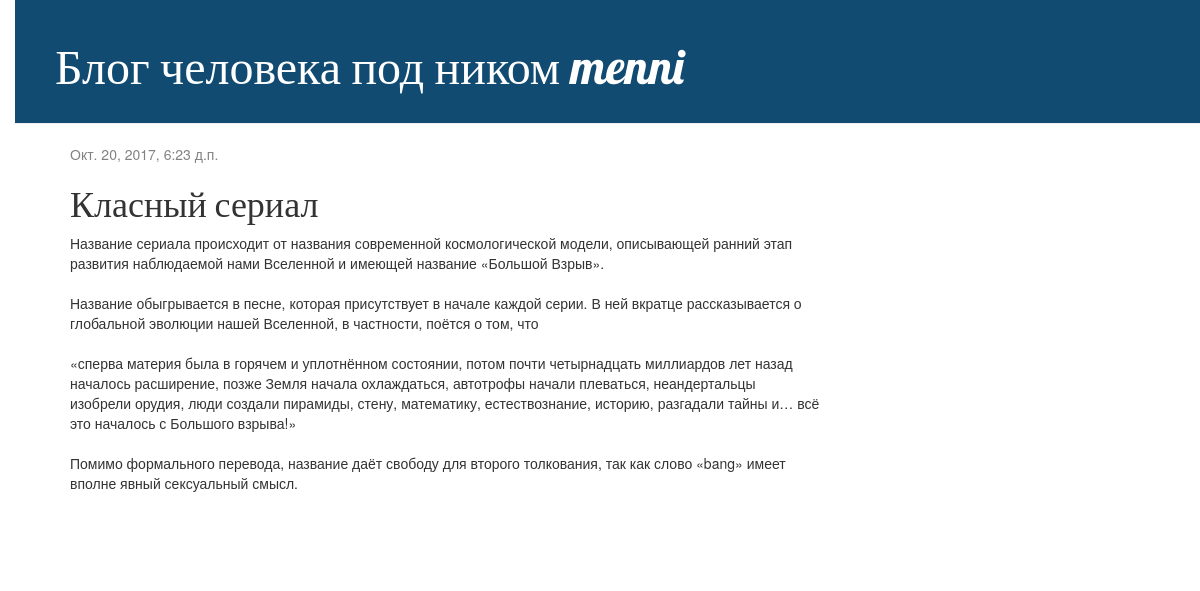
Screenshot of /post/7/ with the database file from the repository.
### blog/models.py (models this page shows, shortened)
class Post(models.Model):
    author = models.ForeignKey('auth.User')
    title = models.CharField(max_length=200)
    text = models.TextField()
    created_date = models.DateTimeField(
            default=timezone.now)
    published_date = models.DateTimeField(
            blank=True, null=True)

### blog/views.py (the view)
# urls.py: url(r'^post/(?P<pk>\d+)/$', views.post_detail, name='post_detail'),
def post_detail(request, pk):
    post = get_object_or_404(Post, pk=pk)
    return render(request, 'blog/post_detail.html', {'post': post})

### blog/templates/blog/post_detail.html (shortened to what this page needs)
{% extends 'blog/base.html' %}
{% block content %}
    <div class="post">
        {% if post.published_date %}
            <div class="date">
                {{ post.published_date }}
            </div>
        {% endif %}
        <h1>{{ post.title }}</h1>
        <p>{{ post.text|linebreaksbr }}</p>
    </div>
{% endblock %}

### blog/static/blog.css (style rules this page uses)
body { padding-left: 15px; }
h1, h2, h3, h4 { font-family: 'Lobster', cursive; }
.date { color: #828282; }
.post { margin-bottom: 70px; }

### rows the page displays
Post: published_date "Окт. 20, 2017, 6:23 д.п.", title "Класный сериал", text "Название сериала происходит от названия современной космологической модели, описывающей ранний этап развития наблюдаемой нами Вселенной и имеющей название «Большой Взрыв». Название обыгрывается в песне, которая присутствует в начале каждой серии. В ней вкратце рассказывается о глобальной эволюции нашей Вселенной, в частности, поётся о том, что «сперва материя была в горячем и уплотнённом состоянии, потом почти четырнадцать миллиардов лет назад началось расширение, позже Земля начала охлаждаться, автотрофы начали плеваться, неандертальцы изобрели орудия, люди создали пирамиды, стену, математику, естествознание, историю, разгадали тайны и… всё это началось с Большого взрыва!» Помимо…"
